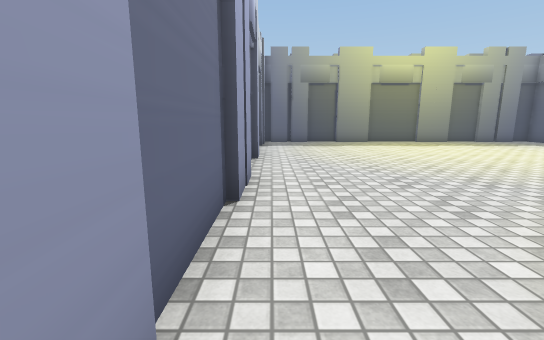
View 1 (above)

12 first-person views from a walk through a 3-D level made in the Unity game engine. The camera is 1.2 m above the floor, tilts 10° down and sees 90° across. The floor is counted in squares, 1 m on a side. Each view is taken from the middle of a square. On the plan, view 1 faces up. The plan holds only what a view shows up to about 13 squares ahead; the rest is blank. The place goes on beyond the plan. The player is left out. Some surface patterns are stand-ins.

View 2
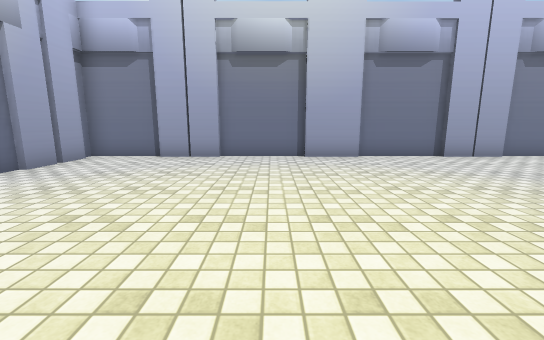

View 3
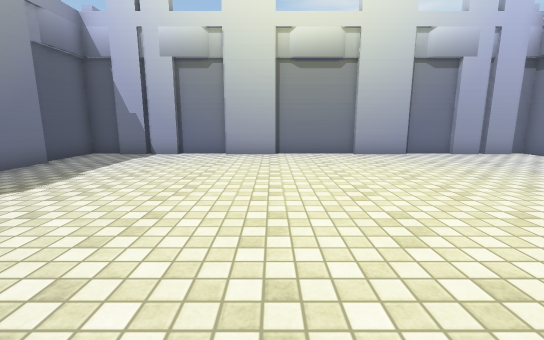

View 4
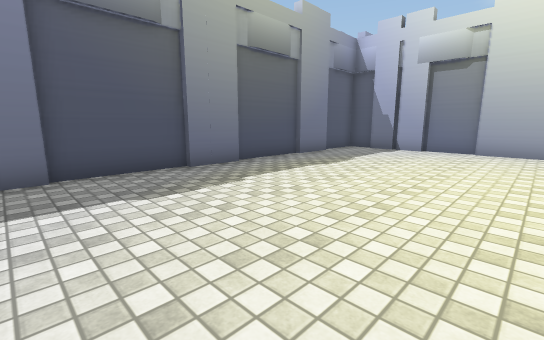

View 5
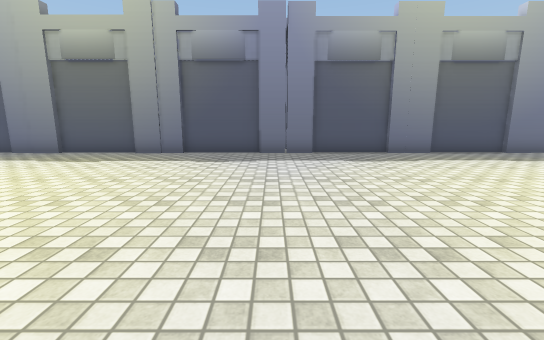

View 6
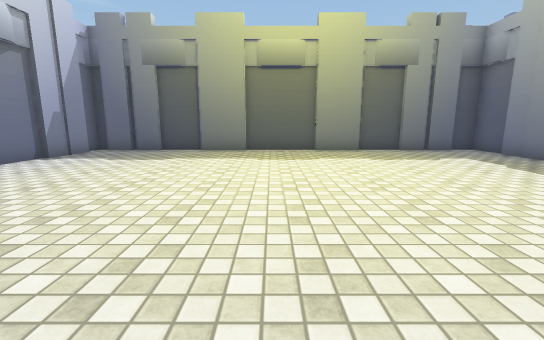

View 7
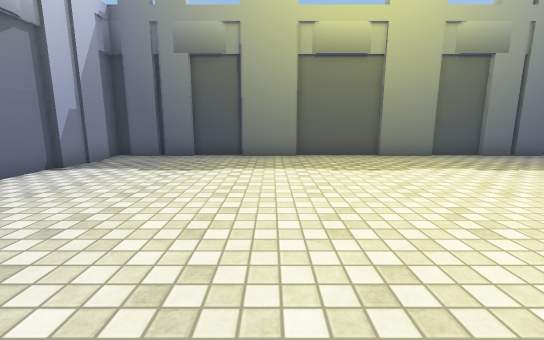

View 8
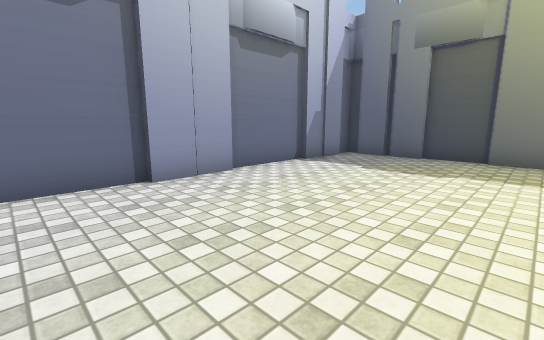

View 9
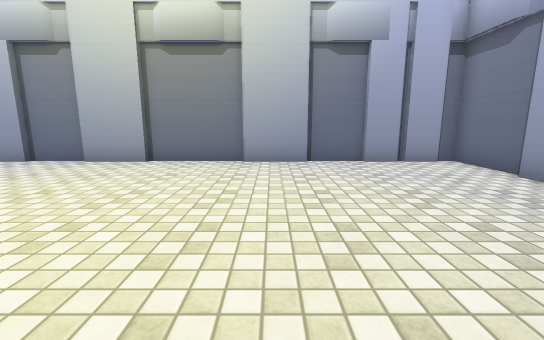

View 10
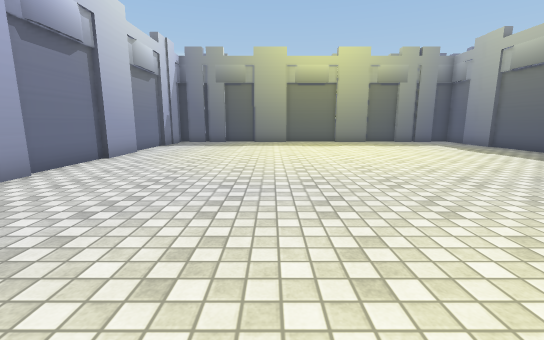

View 11
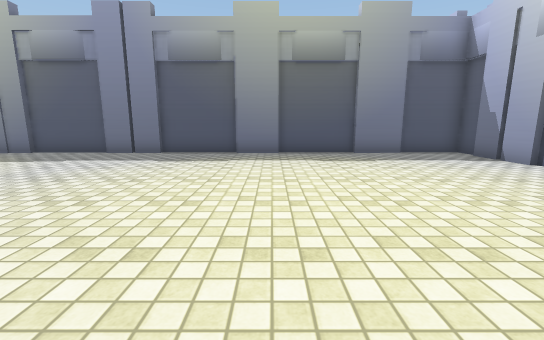

View 12
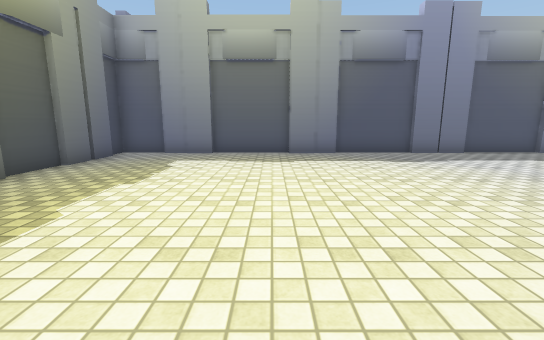

### Floor plan
Points are (right, up) in squares from view 1. A wall is a line through its corners. A room is listed if a view was taken in it or the views show most of it. See-through windows are left out.
Room 1 (views 1, 2, 3, 4, 5, 6, 7, 8, 9, 10, 11, 12)
walls: (15.7, 3.4) (15.7, 5.5); (15.9, 5.4) (15.9, 8.5); (15.9, 0.4) (15.9, 3.5); (-0.7, 4.1) (-0.7, 1); (-0.5, 6.1) (-0.5, 4); (15.7, 8.4) (15.7, 10.4); (-0.5, 1.1) (-0.5, -0.9); (15.7, -1.4) (15.7, 0.5); (-0.7, -0.8) (-0.7, -3.9); (15.9, 10.2) (15.9, 13.4); (-0.7, 9.1) (-0.7, 6.2); (-0.5, 11.1) (-0.5, 9); (15.9, -4.4) (15.9, -1.2); (-0.5, -3.8) (-0.5, -6); (15.7, 13.2) (15.7, 15.2); (8.8, -8.3) (10.8, -8.3); (5.8, -8.5) (8.9, -8.5); (15.7, -6.1) (15.7, -4.2); (10.8, -8.5) (12.6, -8.5); (6, 16.7) (3.9, 16.7); (9, 16.9) (5.9, 16.9); (3.9, -8.3) (5.9, -8.3); (10.9, 16.7) (8.9, 16.7); (12.5, -8.3) (14.8, -8.3); (-0.7, -5.9) (-0.7, -8.5) (-0.1, -8.5); (-0.7, 14.1) (-0.7, 11.2); (4, 16.9) (2.1, 16.9); (12.6, 16.9) (10.8, 16.9); (13.6, -8.5) (15.9, -8.5) (15.9, -6.1); (15.9, 15.2) (15.9, 16.9) (14.9, 16.9); (2.1, -8.5) (4, -8.5); (2.2, 16.7) (1.1, 16.7); (1.1, -8.3) (2.2, -8.3); (14.9, 16.7) (12.5, 16.7); (1, 16.7) (-0.1, 16.7); (-0.1, -8.3) (1, -8.3); (-0.5, 16.1) (-0.5, 14); (-0.1, 16.9) (-0.7, 16.9) (-0.7, 16.2)

Positions as (right, up) in squares from view 1, and headings:
1: (0, 0), facing up
2: (9, -2), facing left
3: (9, 2), facing down
4: (9, 4), facing down-right
5: (5, 5), facing right
6: (7, 5), facing up
7: (5, 7), facing up
8: (5, 7), facing up-left
9: (5, 0), facing down
10: (5, 0), facing up
11: (5, -1), facing right
12: (5, 11), facing right
